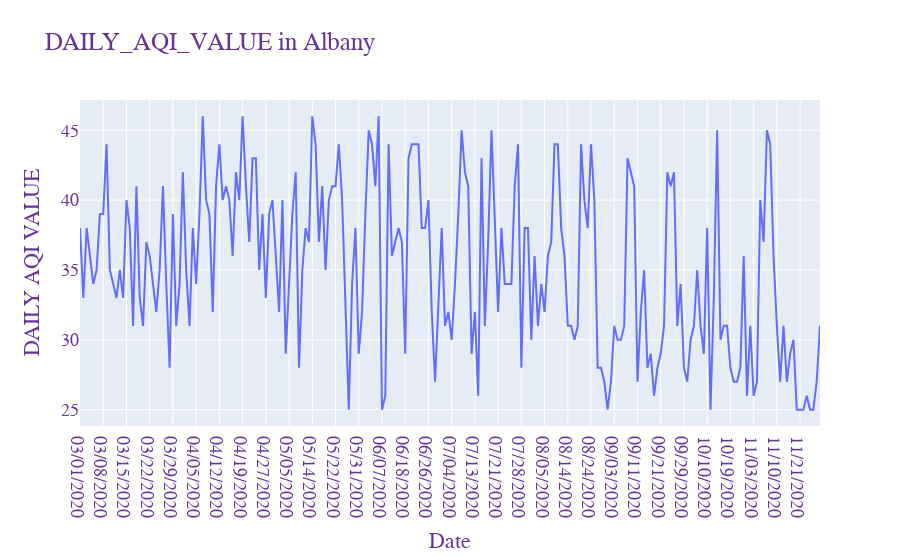
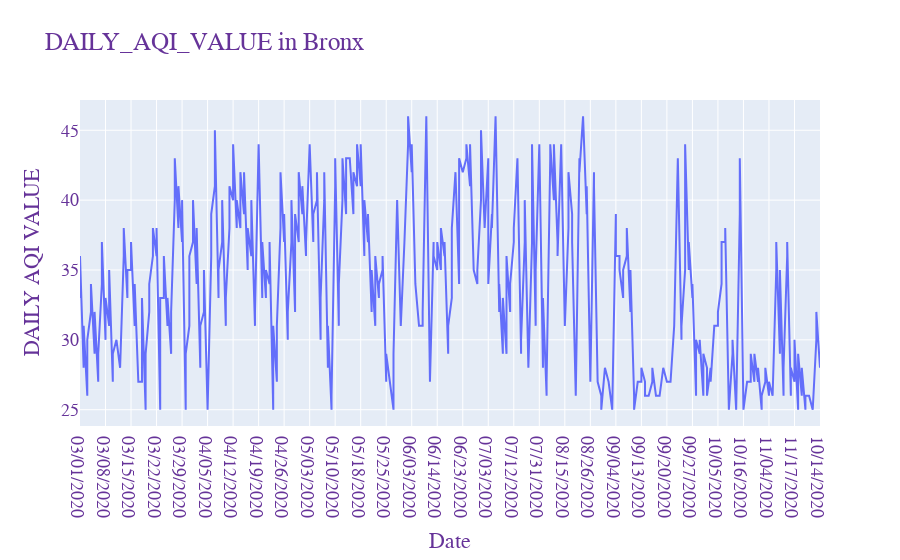
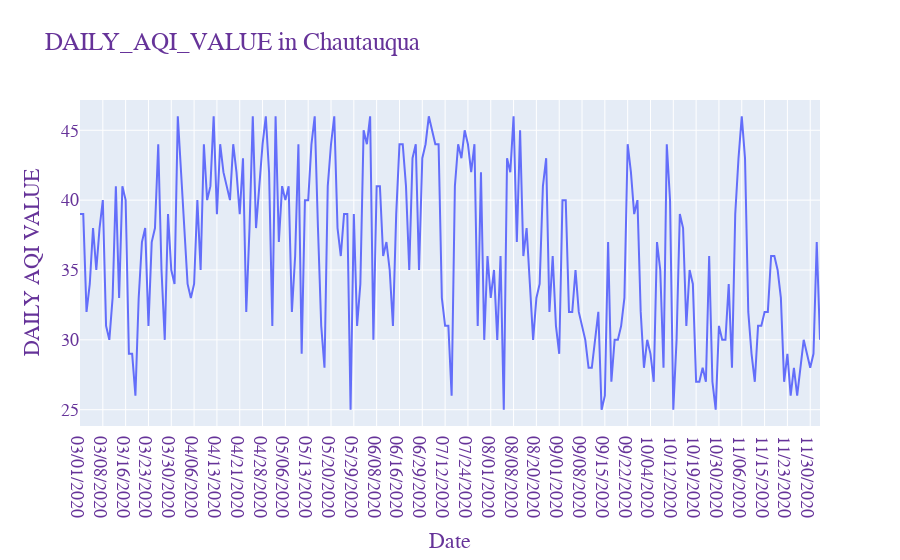
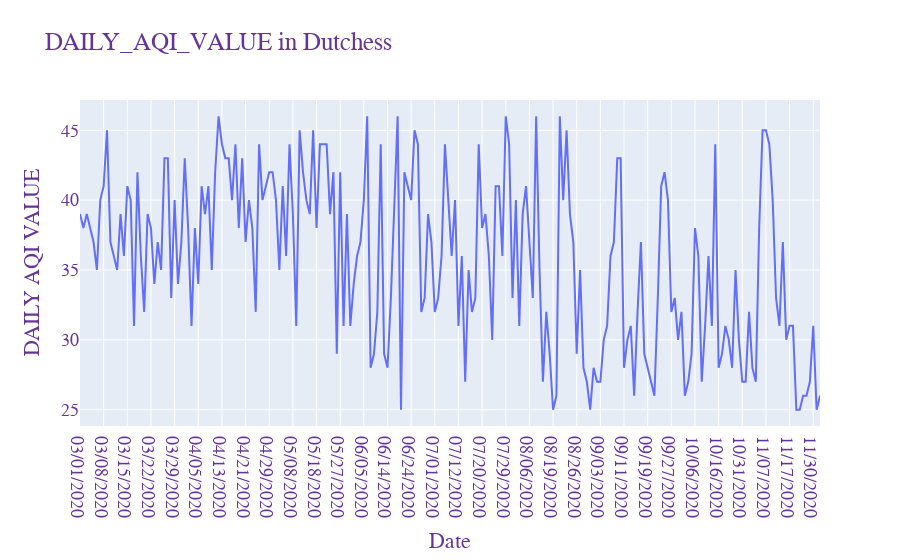

Notebook source saved alongside these figures, in order:
### Code cell
county_wise ={}
for c in df1['County'].unique():
    temp = df1[df1['County'] == c]
    
    county_wise[c] = temp
    fig = go.Figure([go.Scatter(x=temp['Date'], y=temp['DAILY_AQI_VALUE'])])
    fig.update_layout(
    title="DAILY_AQI_VALUE in " +c ,
    xaxis_title="Date",
    yaxis_title="DAILY AQI VALUE",
    legend_title= c,
    font=dict(
        family="Courier New, monospace",
        size=18,
        color="RebeccaPurple"))
    fig.show()

### Figure 1 — Plotly figure (JSON) as saved in the notebook; plotly's stock layout.template omitted (floating-point values rounded to 4 significant figures; data arrays with more than 128 entries replaced by an {"elided": "..."} marker saying what was removed)
{"data": [{"type": "scatter", "x": {"elided": "224 str values"}, "y": {"elided": "224 int values"}}], "layout": {"font": {"color": "RebeccaPurple", "family": "Courier New, monospace", "size": 18}, "legend": {"title": {"text": "Albany"}}, "title": {"text": "DAILY_AQI_VALUE in Albany"}, "xaxis": {"title": {"text": "Date"}}, "yaxis": {"title": {"text": "DAILY AQI VALUE"}}}}

### Figure 2 — Plotly figure (JSON) as saved in the notebook; plotly's stock layout.template omitted (floating-point values rounded to 4 significant figures; data arrays with more than 128 entries replaced by an {"elided": "..."} marker saying what was removed)
{"data": [{"type": "scatter", "x": {"elided": "379 str values"}, "y": {"elided": "379 int values"}}], "layout": {"font": {"color": "RebeccaPurple", "family": "Courier New, monospace", "size": 18}, "legend": {"title": {"text": "Bronx"}}, "title": {"text": "DAILY_AQI_VALUE in Bronx"}, "xaxis": {"title": {"text": "Date"}}, "yaxis": {"title": {"text": "DAILY AQI VALUE"}}}}

### Figure 3 — Plotly figure (JSON) as saved in the notebook; plotly's stock layout.template omitted (floating-point values rounded to 4 significant figures; data arrays with more than 128 entries replaced by an {"elided": "..."} marker saying what was removed)
{"data": [{"type": "scatter", "x": {"elided": "228 str values"}, "y": {"elided": "228 int values"}}], "layout": {"font": {"color": "RebeccaPurple", "family": "Courier New, monospace", "size": 18}, "legend": {"title": {"text": "Chautauqua"}}, "title": {"text": "DAILY_AQI_VALUE in Chautauqua"}, "xaxis": {"title": {"text": "Date"}}, "yaxis": {"title": {"text": "DAILY AQI VALUE"}}}}

### Figure 4 — Plotly figure (JSON) as saved in the notebook; plotly's stock layout.template omitted (floating-point values rounded to 4 significant figures; data arrays with more than 128 entries replaced by an {"elided": "..."} marker saying what was removed)
{"data": [{"type": "scatter", "x": {"elided": "220 str values"}, "y": {"elided": "220 int values"}}], "layout": {"font": {"color": "RebeccaPurple", "family": "Courier New, monospace", "size": 18}, "legend": {"title": {"text": "Dutchess"}}, "title": {"text": "DAILY_AQI_VALUE in Dutchess"}, "xaxis": {"title": {"text": "Date"}}, "yaxis": {"title": {"text": "DAILY AQI VALUE"}}}}
